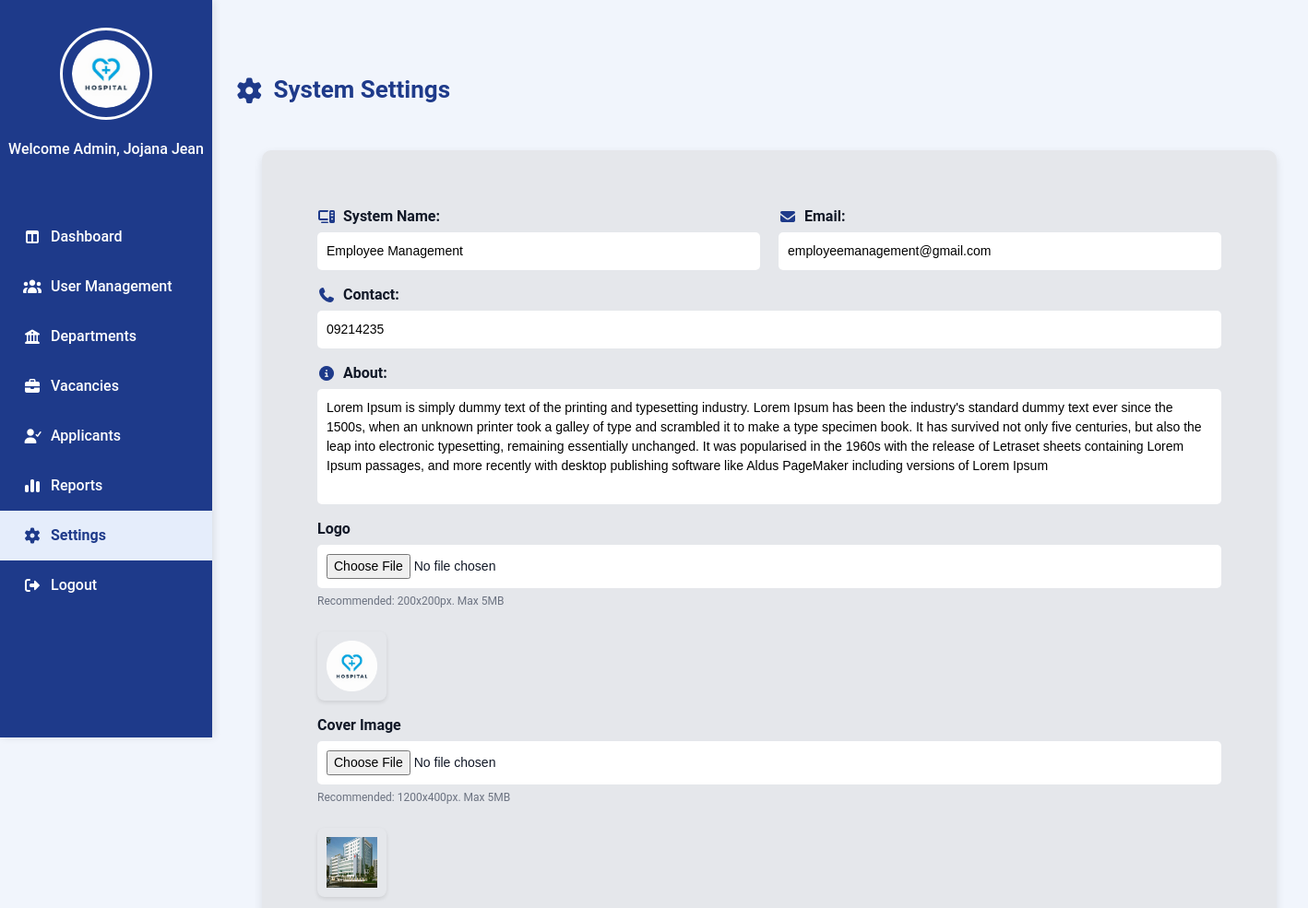
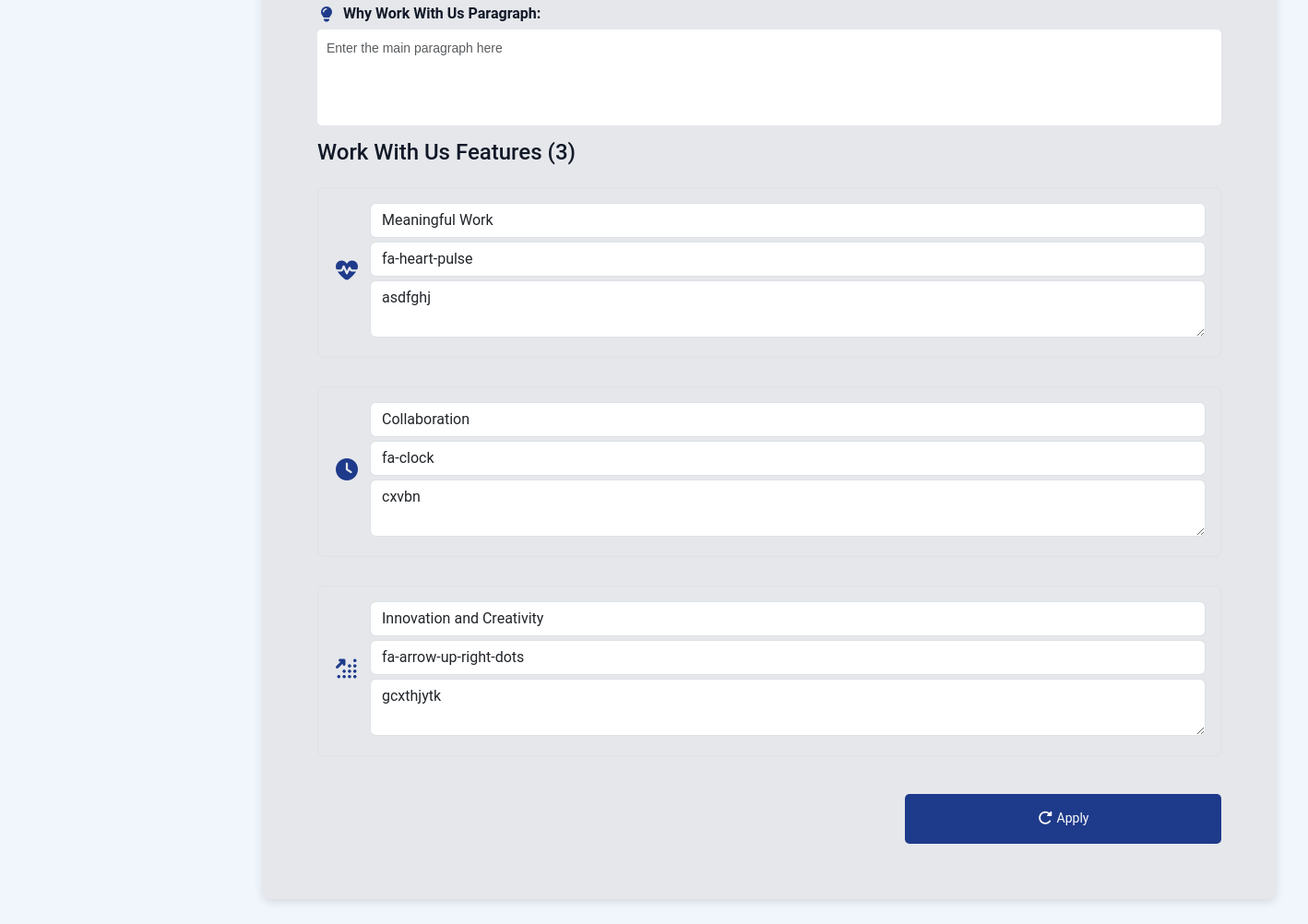
The page /Admin-Settings.php on the database its author committed (2 pictures, top to bottom).
### tables this page shows
CREATE TABLE `user` (
  `user_id` varchar(100) NOT NULL,
  `applicant_employee_id` varchar(100) DEFAULT NULL,
  `email` varchar(100) NOT NULL,
  `password` varchar(255) NOT NULL,
  `role` varchar(50) NOT NULL,
  `fullname` varchar(150) NOT NULL,
  `status` varchar(20) NOT NULL,
  `created_at` datetime NOT NULL,
  `profile_pic` varchar(255) DEFAULT NULL,
  `reset_token` varchar(255) NOT NULL,
  `token_expiry` varchar(255) NOT NULL,
  `sub_role` varchar(50) DEFAULT NULL
);

CREATE TABLE `system_settings` (
  `system_id` int(11) NOT NULL,
  `system_name` varchar(150) NOT NULL,
  `email` varchar(100) NOT NULL,
  `contact` varchar(50) DEFAULT NULL,
  `about` text DEFAULT NULL,
  `cover_image` varchar(255) DEFAULT NULL,
  `logo` varchar(255) DEFAULT NULL,
  `work_with_us` varchar(255) DEFAULT NULL
);

### Admin-Settings.php (the view, shortened to what this page needs)
<?php
require 'admin/db.connect.php';
$systemName = "";
$email = "";
$contact = "";
$aboutContent = "";
$coverImg = "";
$logoImg = "";
$workWithUs = "";
$adminQuery = $conn->query("SELECT fullname FROM user WHERE role = 'Admin' LIMIT 1");
$adminname = ($adminQuery && $row = $adminQuery->fetch_assoc()) ? $row['fullname'] : 'Admin';
$settingsQuery = $conn->query("SELECT * FROM system_settings LIMIT 1");
$settings = $settingsQuery ? $settingsQuery->fetch_assoc() : null;
if ($settings) {
    $systemName = $settings['system_name'];
    $email = $settings['email'];
    $contact = $settings['contact'];
    $aboutContent = $settings['about'];
    $coverImg = $settings['cover_image'];
    $logoImg = $settings['logo'];
    $workWithUs = $settings['work_with_us'];
}
?>
<!DOCTYPE html>
<html lang="en">
<head>
<link rel="stylesheet" href="admin-sidebar.css">
<link rel="stylesheet" href="https://cdnjs.cloudflare.com/ajax/libs/font-awesome/7.0.1/css/all.min.css">
<link rel="stylesheet" href="https://cdn.jsdelivr.net/npm/bootstrap@5.3.3/dist/css/bootstrap.min.css">
</head>
<body class="admin-dashboard">
<div class="sidebar">
    <div class="sidebar-logo"><img src="Images/hospitallogo.png" alt="Logo"></div>
    <div class="sidebar-name"><p><?php echo "Welcome Admin, $adminname"; ?></p></div>
    <ul class="nav flex-column">
        <li><a href="Admin_Dashboard.php"><i class="fa-solid fa-table-columns"></i> Dashboard</a></li>
        <li><a href="Admin_UserManagement.php"><i class="fa-solid fa-users"></i> User Management</a></li>
        <li><a href="Admin_Departments.php"><i class="fa-solid fa-building-columns"></i> Departments</a></li>
        <li><a href="Admin_Vacancies.php"><i class="fa-solid fa-briefcase"></i> Vacancies</a></li>
        <li><a href="Admin-Applicants.php"><i class="fa-solid fa-user-check"></i> Applicants</a></li>
        <li><a href="Admin_Reports.php"><i class="fa-solid fa-chart-simple"></i> Reports</a></li>
        <li class="active"><a href="Admin-Settings.php"><i class="fa-solid fa-gear"></i> Settings</a></li>
        <li><a href="Login.php"><i class="fa-solid fa-right-from-bracket"></i> Logout</a></li>
    </ul>
</div>
<div class="main-content">
    <h2><i class="fa-solid fa-gear"></i> System Settings</h2>
    <div class="settings-container">
        <form action="" method="POST" enctype="multipart/form-data">
            <div class="form-row">
                <div class="form-group">
                    <label><i class="fa-solid fa-computer"></i> System Name:</label>
                    <input type="text" name="systemName" value="<?= htmlspecialchars($systemName) ?>">
                </div>
                <div class="form-group">
                    <label><i class="fa-solid fa-envelope"></i> Email:</label>
                    <input type="email" name="email" value="<?= htmlspecialchars($email) ?>">
                </div>
            </div>
            <div class="form-group">
                <label><i class="fa-solid fa-phone"></i> Contact:</label>
                <input type="text" name="contact" value="<?= htmlspecialchars($contact) ?>">
            </div>
            <div class="form-group">
                <label><i class="fa-solid fa-circle-info"></i> About:</label>
                <textarea name="aboutContent" rows="5"><?= htmlspecialchars($aboutContent) ?></textarea>
            </div>
            <div class="form-group">
                <label>Logo</label>
                <input type="file" name="logoUpload" accept="image/*" id="logoUpload">
                <p class="file-hint">Recommended: 200x200px. Max 5MB</p>
                <div class="preview-image mt-2" id="logoPreviewContainer">
                    <?php if (!empty($logoImg)): ?>
                        <img src="<?= htmlspecialchars($logoImg) ?>" alt="Logo" id="logoPreview">
                    <?php else: ?>
                        <div class="no-image" id="noLogoImage">No logo uploaded</div>
                    <?php endif; ?>
                </div>
            </div>
            <div class="form-group">
                <label>Cover Image</label>
                <input type="file" name="coverUpload" accept="image/*" id="coverUpload">
                <p class="file-hint">Recommended: 1200x400px. Max 5MB</p>
                <div class="preview-image mt-2" id="coverPreviewContainer">
                    <?php if (!empty($coverImg)): ?>
                        <img src="<?= htmlspecialchars($coverImg) ?>" alt="Cover Image" id="coverPreview">
                    <?php else: ?>
                        <div class="no-image" id="noCoverImage">No image uploaded</div>
                    <?php endif; ?>
                </div>
            </div>
<div class="form-group">
    <label><i class="fa-solid fa-lightbulb"></i> Why Work With Us Paragraph:</label>
    <textarea name="work_with_us_paragraph" rows="4" placeholder="Enter the main paragraph here" class="form-control"><?= htmlspecialchars($workWithUsParagraph ?? '') ?></textarea>
</div>
            <h4>Work With Us Features (3)</h4>
            <?php
            $featuresArr = json_decode($workWithUs, true) ?? [];
            for($i=0;$i<3;$i++):
                $feature = $featuresArr[$i] ?? ['title'=>'','description'=>'','icon'=>''];
            ?>
            <div class="feature-item mb-3 p-3 border rounded">
                <div class="icon-preview"><i class="fa-solid <?= htmlspecialchars($feature['icon']) ?>"></i></div>
                <div style="flex:1;">
                    <input type="text" name="feature_title[]" value="<?= htmlspecialchars($feature['title']) ?>" placeholder="Title" class="form-control mb-1">
                    <input type="text" name="feature_icon[]" value="<?= htmlspecialchars($feature['icon']) ?>" placeholder="Font Awesome Icon Class" class="form-control mb-1 icon-input">
                    <textarea name="feature_description[]" rows="2" placeholder="Description" class="form-control"><?= htmlspecialchars($feature['description']) ?></textarea>
                </div>
            </div>
            <?php endfor; ?>
            <div class="form-actions">
                <button type="submit"><i class="fa-solid fa-rotate-right"></i> Apply</button>
            </div>
        </form>
    </div>
</div>
</body>
</html>

### admin-sidebar.css (style rules this page uses)
* { margin: 0; padding: 0; box-sizing: border-box; }
body { font-family: "Poppins", "Roboto", sans-serif; }
img { height: 75px; width: 75px; padding: 10px; border-radius: 50%; }
.main-content { display: flex; justify-content: center; }
input[type="email"], input[type="password"] { width: 500px; padding: 16px 16px 16px 45px; border-radius: 10px; border: 1px solid #D9D9D9; font-family: "Roboto", sans-serif; font-size: 16px; }
button { font-family: "Roboto", sans-serif; background-color: #2563EB; border: none; border-radius: 20px; width: 343px; height: 54px; color: #CEE3F5; font-size: 16px; margin: 20px 10px; cursor: pointer; transition: 0.3s; }
.main-content, .login-button, .forgot-password, .show-password { display: flex; justify-content: center; }
.sidebar { width: 230px; background-color: #1E3A8A; height: 100vh; display: flex; flex-direction: column; align-items: center; padding-top: 30px; position: fixed; left: 0; top: 0; box-shadow: 2px 0 8px rgba(0, 0, 0, 0.1); overflow-y: auto; scrollbar-width: thin; scrollbar-color: #e5edfb transparent; }
.nav { margin-top: 40px; list-style: none; width: 100%; padding: 0; }
.nav li { width: 100%; }
.nav li a { color: #ffffff; text-decoration: none; display: flex; align-items: center; gap: 10px; padding: 15px 25px; font-weight: 500; transition: all 0.3s ease; width: 100%; box-sizing: border-box; }
.nav li a:hover, .nav li.active a { background-color: #e5edfb; color: #1E3A8A; font-weight: 600; }
.nav i { width: 20px; text-align: center; }
.sidebar-logo { display: flex; flex-direction: column; align-items: center; gap: 10px; margin-bottom: 20px; }
.sidebar-logo img { width: 100px; height: 100px; border-radius: 50%; border: 3px solid white; cursor: pointer; transition: transform 0.3s ease; }
.sidebar-name p { color: white; text-align: center; font-weight: 500; }
:root { --primary:#1E3A8A; --primary-600:#2563EB; --bg:#F5F8FF; --text:#111827; --muted:#4b5563; --radius:12px; --shadow:0 10px 25px rgba(15,23,42,.08); --space-1:4px; --space-2:8px; --space-3:12px; --space-4:16px; --space-5:24px; --space-6:32px; --space-7:40px; }
.main-content { margin-left:230px !important; padding: var(--space-6) var(--space-5) !important; min-height:100vh; display:block; }

### Admin-Settings.php (style rules this page uses)
body { font-family: 'Poppins', 'Roboto', sans-serif; margin: 0; display: flex; background-color: #f1f5fc; color: #111827; }
.main-content { margin-left: 250px; margin-top: 50px; display: flex; flex-direction: column; background-color: #f1f5fc; min-height: 100vh; }
.main-content h2 { color: #1e3a8a; margin-bottom: 50px; font-size: 26px; display: flex; align-items: center; gap: 10px; font-weight: 700; }
.settings-container { background-color: #e5e7eb; padding: 60px; border-radius: 10px; width: 1100px; margin-left: 30px; box-shadow: 0 4px 10px rgba(0,0,0,0.1); margin-bottom: 50px; }
form { display: flex; flex-direction: column; gap: 15px; }
.form-row { display: flex; gap: 20px; }
.form-group { flex: 1; display: flex; flex-direction: column; }
.form-group label { font-weight: 600; margin-bottom: 5px; display: flex; align-items: center; gap: 8px; }
.form-group input[type="text"], .form-group input[type="email"], .form-group input[type="file"], .form-group textarea { width: 100%; padding: 10px; border: none; border-radius: 5px; background-color: #fff; font-family: 'Poppins', sans-serif; font-size: 14px; }
.form-group textarea { resize: none; }
.form-actions { display: flex; justify-content: flex-end; align-items: center; margin-top: 10px; }
.form-actions button { background-color: #1e3a8a; color: white; border: none; border-radius: 5px; padding: 8px 25px; font-size: 14px; cursor: pointer; }
.form-group label i { color: #1e3a8a; }
.file-hint { font-size: 12px; color: #6b7280; margin-top: 5px; }
.preview-image img { max-width: 300px; border-radius: 8px; box-shadow: 0 2px 4px rgba(0,0,0,0.1); }
.icon-preview i { color: #1E3A8A; font-size:24px; }
.feature-item input, .feature-item textarea { margin-bottom: 5px; }
.feature-item { display: flex; align-items: center; gap: 10px; }

### rows shown on the page
user: fullname "Jojana Jean"
system_settings: systemName "Employee Management", email "employeemanagement@gmail.com", contact "09214235", aboutContent "Lorem Ipsum is simply dummy text of the printing and typesetting industry. Lorem Ipsum has been the industry's standard dummy text ever since the 1500s, when an unknown printer took a galley of type and scrambled it to make a type specimen book. It has survived not only five centuries, but also the leap into electronic typesetting, remaining essentially unchanged. It was popularised in the 1960s with the release of Letraset sheets containing Lorem Ipsum passages, and more recently with desktop publishing software like Aldus PageMaker including versions of Lorem Ipsum", logo (picture), cover_image (picture), work_with_us "Meaningful Work", work_with_us "fa-heart-pulse", work_with_us "asdfghj", work_with_us "Collaboration", work_with_us "fa-clock", work_with_us "cxvbn", work_with_us "Innovation and Creativity", work_with_us "fa-arrow-up-right-dots", work_with_us "gcxthjytk"
